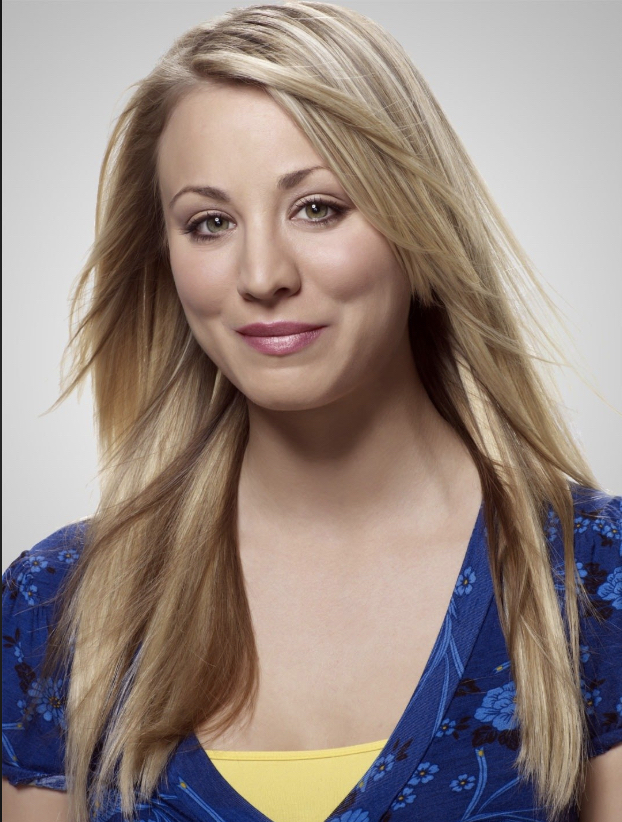
#> input picture images/Penny.jpg, 622 x 822 px, given as the content of the folder download-20210429T145212Z-001/archive/img_align_celeba/dst_1, which was not available
$ python test_classifier_using_celeba.py
#> lines starting #> are read from the running program, lines starting #| are printed output that depends on the picture
### load_celeba_data.py
import cv2
import numpy as np
import path
import os
from imutils import paths

def load_data(inputPath,minSamples=5):
#> called with minSamples = 5
	imagePaths = list(paths.list_images(inputPath))
	names = [p.split(os.path.sep)[-2] for p in imagePaths]
	(names, counts) = np.unique(names, return_counts=True)
	names = names.tolist()
	# labels
	faces = []
	labels = []

	# loop over the image paths
	for imagePath in imagePaths:
		image = cv2.imread(imagePath,cv2.IMREAD_GRAYSCALE)
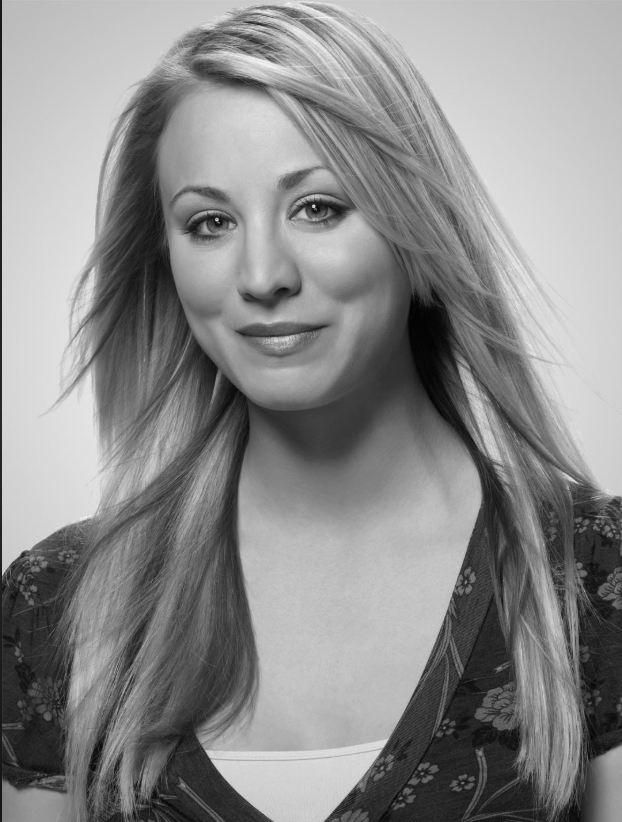
#> image: shape (822, 622); min 2, max 244, mean 138.7
		name = imagePath.split(os.path.sep)[-2]


		#안쓸예정
		if counts[names.index(name)] < minSamples:
			continue

		# perform face detection

		faces.append(image)
		labels.append(int(name))

	# convert our faces and labels lists to numpy arrays
	faces = np.array(faces)
	labels = np.array(labels)

	# return a 2-tuple of the faces and labels
	return (faces, labels)

# [2 lines that do not run on import are left out]

### test_classifier_using_celeba.py
from sklearn.preprocessing import LabelEncoder
from sklearn.decomposition import PCA
from sklearn.svm import SVC
from sklearn.model_selection import train_test_split
from sklearn.metrics import classification_report
from skimage.exposure import rescale_intensity
import load_celeba_data
from sklearn.neighbors import KNeighborsClassifier
from sklearn.discriminant_analysis import LinearDiscriminantAnalysis
from imutils import build_montages

import numpy as np
import argparse
import imutils
import time
import cv2
import os

# input argument
args=dict()
args["input"]='C:/Users/sorjt/Desktop/drive-download-20210429T145212Z-001/archive/img_align_celeba/dst_1'
args["classifier"]='svm'
args["num_components"]=150

# load the image dataset
print("[INFO] loading dataset...")
(faces, labels) =load_celeba_data.load_data(args["input"])
print("[INFO] {} images in dataset".format(len(faces)))

# flatten 2d data into 1D data
pcaFaces = np.array([f.flatten() for f in faces])

# construct our training and testing split
#> (the run stopped early here; a loop or call above may not have finished)

$ run again, on images/Raj.jpg
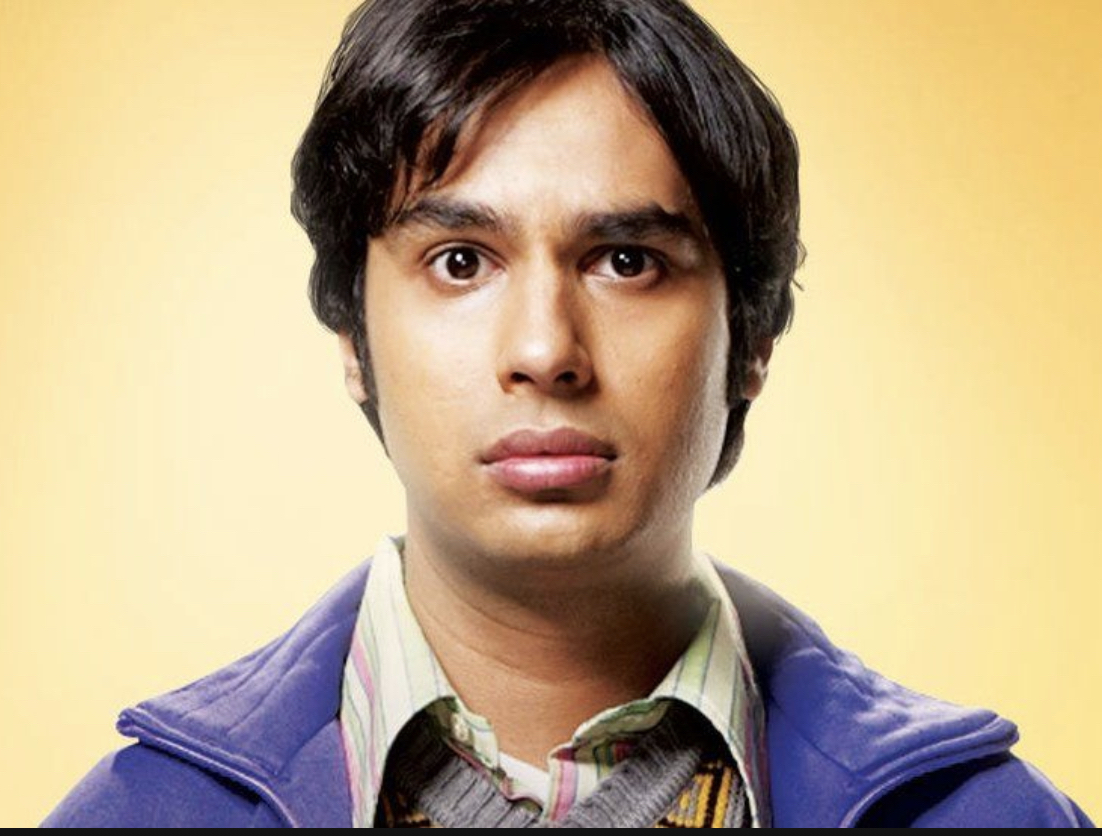
#> input picture images/Raj.jpg, 1102 x 836 px, given as the content of the folder download-20210429T145212Z-001/archive/img_align_celeba/dst_1, which was not available
#> in load_data, `image = cv2.imread(imagePath,cv2.IMREAD_GRAYSCALE)`:
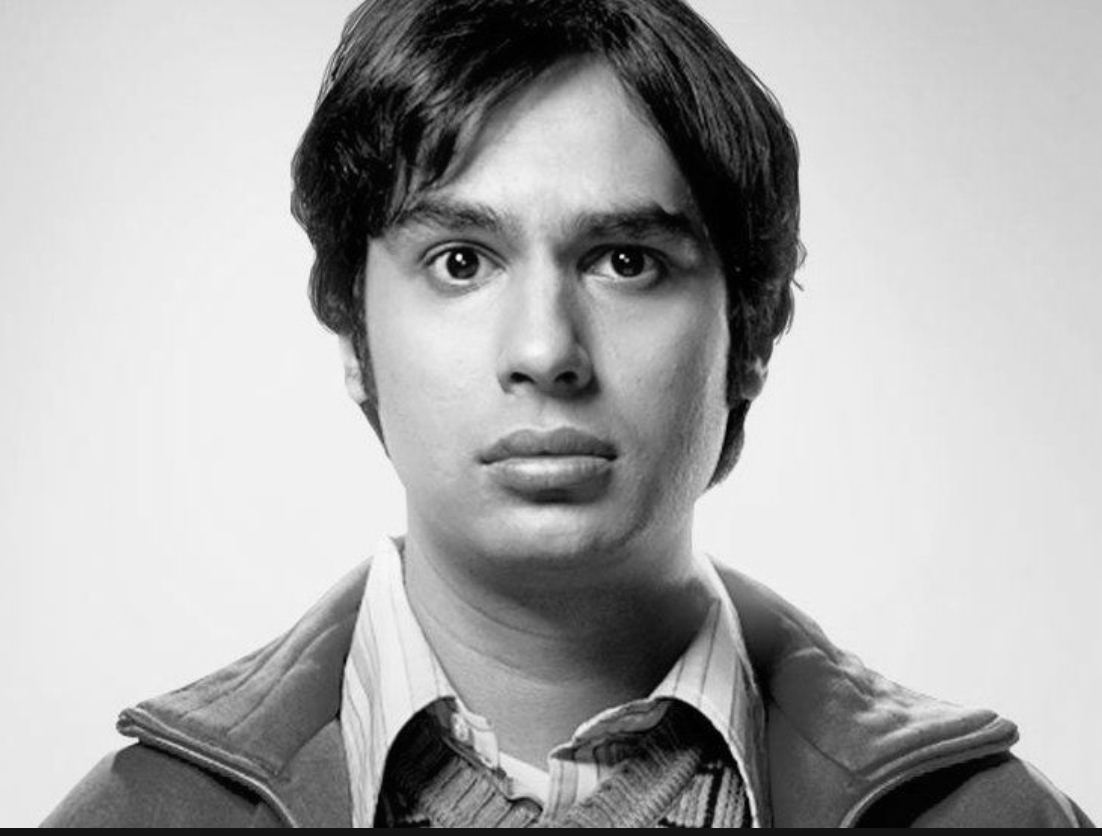
#> image: shape (836, 1102); min 0, max 252, mean 171.1

$ run again, on images/Sheldon.jpg
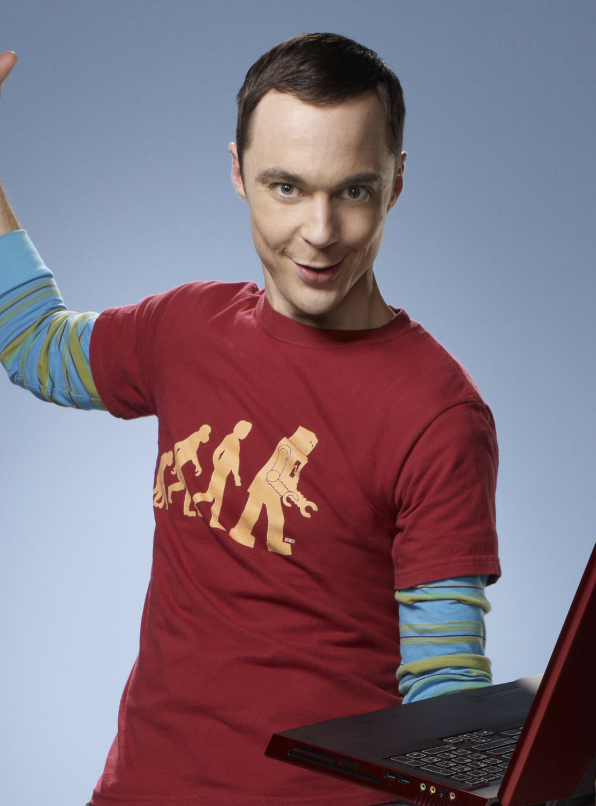
#> input picture images/Sheldon.jpg, 596 x 806 px, given as the content of the folder download-20210429T145212Z-001/archive/img_align_celeba/dst_1, which was not available
#> in load_data, `image = cv2.imread(imagePath,cv2.IMREAD_GRAYSCALE)`:
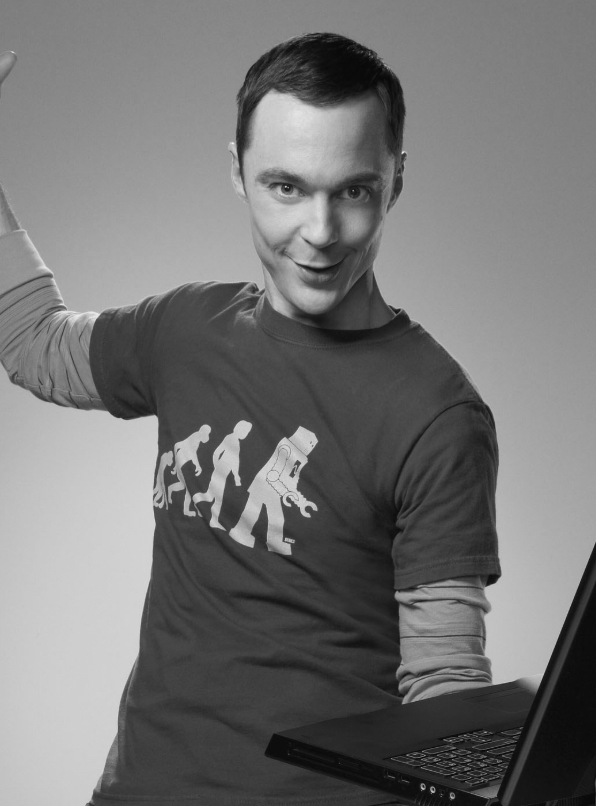
#> image: shape (806, 596); min 3, max 243, mean 116.3
